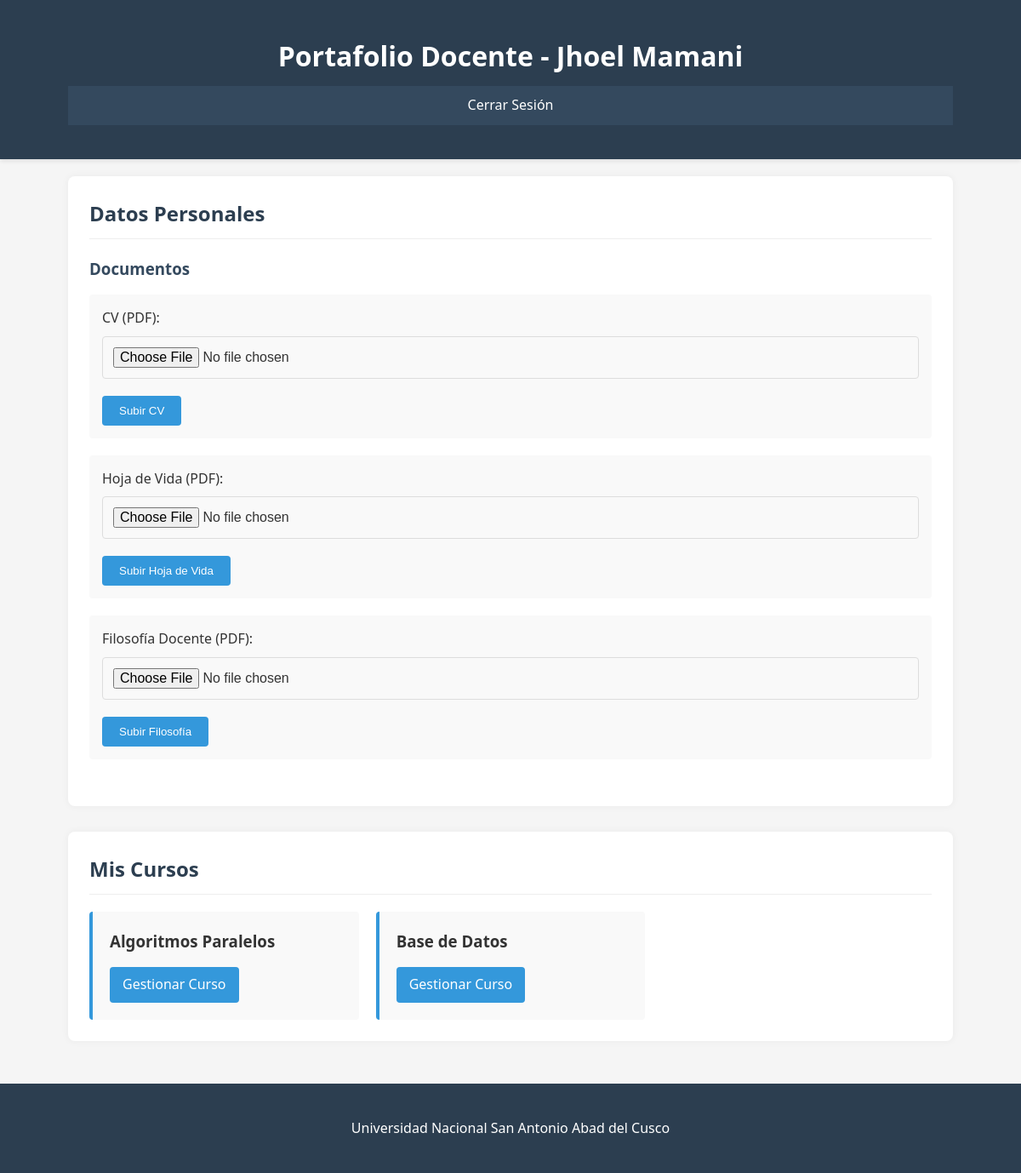
The page /docente/1 (signed in) on the database as committed earlier.
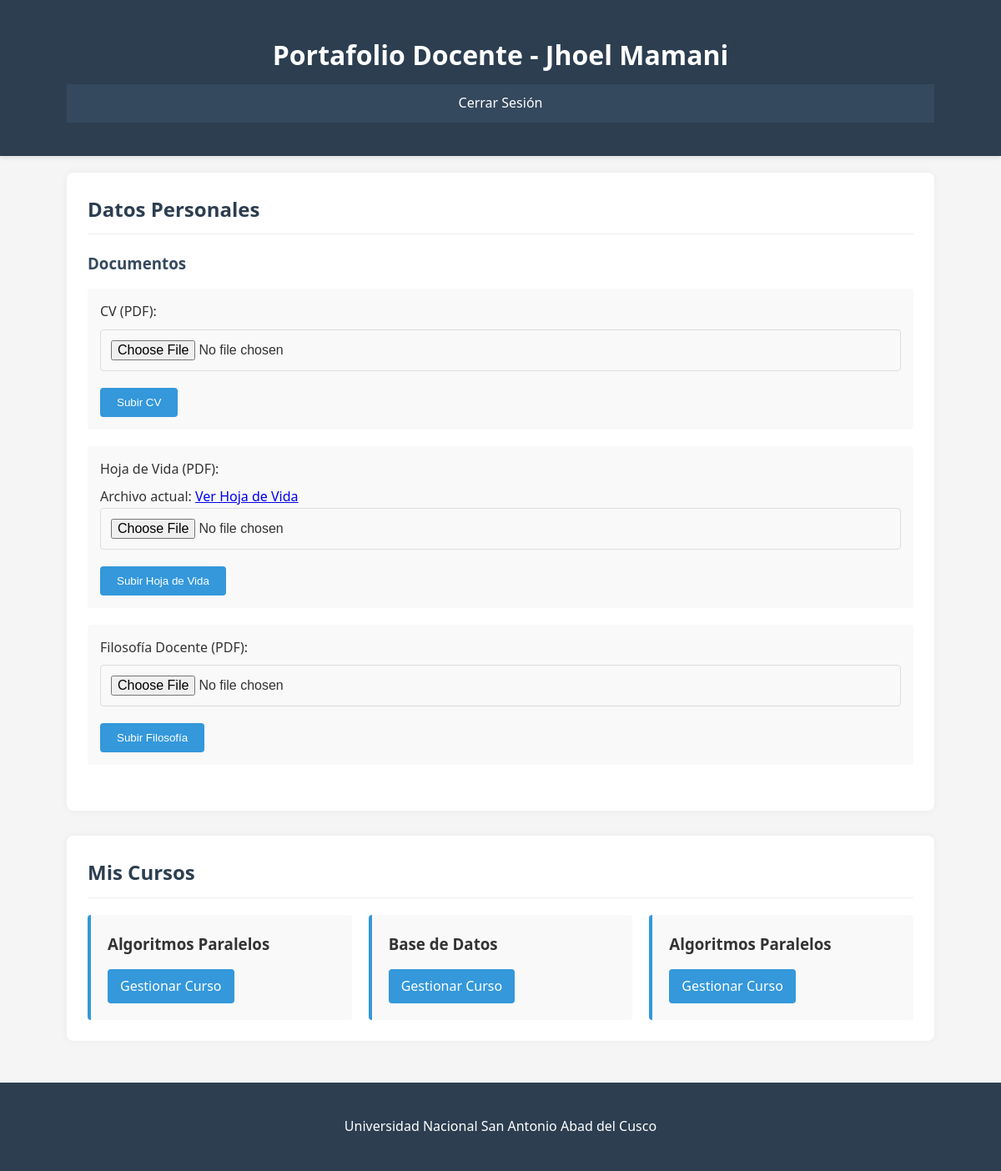
The same page on the database as committed later.
### tables this page shows
CREATE TABLE cursos (
        id INTEGER PRIMARY KEY AUTOINCREMENT,
        nombre TEXT NOT NULL
    );

### app.py (the view)
@app.route('/docente/<int:docente_id>')
def perfil_docente(docente_id):
    if 'user_type' not in session or session['user_type'] != 'docente' or session['user_id'] != docente_id:
        return redirect(url_for('login'))
    conn = get_db_connection()
    docente = conn.execute('SELECT * FROM docentes WHERE id = ?', (docente_id,)).fetchone()
    archivos = conn.execute('SELECT * FROM archivos_docentes WHERE docente_id = ?', (docente_id,)).fetchall()
    cursos = conn.execute('''
        SELECT c.id, c.nombre
        FROM cursos c
        JOIN docente_curso dc ON c.id = dc.curso_id
        WHERE dc.docente_id = ?
    ''', (docente_id,)).fetchall()
    conn.close()
    return render_template('perfil.html', docente=docente, archivos=archivos, cursos=cursos)

### app.py (called while the page is built)
def get_db_connection():
    conn = sqlite3.connect('database.db')
    conn.row_factory = sqlite3.Row
    return conn

### templates/perfil.html (shortened to what this page needs)
<!DOCTYPE html>
<html lang="es">
<head>
    <link rel="stylesheet" href="{{ url_for('static', filename='css/style.css') }}">
</head>
<body>
    <header>
        <div class="container">
            <h1>Portafolio Docente - {{ docente.nombre }}</h1>
            <nav>
                <a href="{{ url_for('logout') }}" class="logout-btn">Cerrar Sesión</a>
            </nav>
        </div>
    </header>
    <main class="container">
        <section class="seccion-perfil">
            <h2>Datos Personales</h2>
            <div class="archivos-section">
                <h3>Documentos</h3>
                <form action="{{ url_for('subir_archivo', docente_id=docente.id) }}" method="POST" enctype="multipart/form-data">
                    <div class="form-group">
                        <label>CV (PDF):</label>
                        <input type="file" name="archivo" accept=".pdf" required>
                    </div>
                    <button type="submit" class="btn-submit">Subir CV</button>
                </form>
                <form action="{{ url_for('subir_archivo', docente_id=docente.id) }}" method="POST" enctype="multipart/form-data">
                    <div class="form-group">
                        <label>Hoja de Vida (PDF):</label>
                        {% set hv = archivos|selectattr('tipo', 'equalto', 'hoja_vida')|first %}
                        {% if hv %}
                            <p>Archivo actual: <a href="{{ url_for('static', filename='uploads/' + hv.ruta_archivo) }}" target="_blank">Ver Hoja de Vida</a></p>
                        {% endif %}
                        <input type="file" name="archivo" accept=".pdf" required>
                    </div>
                    <button type="submit" class="btn-submit">Subir Hoja de Vida</button>
                </form>
                <form action="{{ url_for('subir_archivo', docente_id=docente.id) }}" method="POST" enctype="multipart/form-data">
                    <div class="form-group">
                        <label>Filosofía Docente (PDF):</label>
                        <input type="file" name="archivo" accept=".pdf" required>
                    </div>
                    <button type="submit" class="btn-submit">Subir Filosofía</button>
                </form>
            </div>
        </section>
        <section class="seccion-cursos">
            <h2>Mis Cursos</h2>
            <div class="cursos-grid">
                {% for curso in cursos %}
                <div class="curso-card">
                    <h3>{{ curso.nombre }}</h3>
                    <a href="{{ url_for('curso', docente_id=docente.id, curso_id=curso.id) }}" class="btn-curso">Gestionar Curso</a>
                </div>
                {% endfor %}
            </div>
        </section>
    </main>
    <footer>
        <div class="container">
            <p>Universidad Nacional San Antonio Abad del Cusco</p>
        </div>
    </footer>
</body>
</html>

Rows that differ between the two databases and show on the page:
added cursos: nombre "Algoritmos Paralelos"
Other text that changed with them:
text now shown: "Archivo actual: Ver Hoja de Vida"
